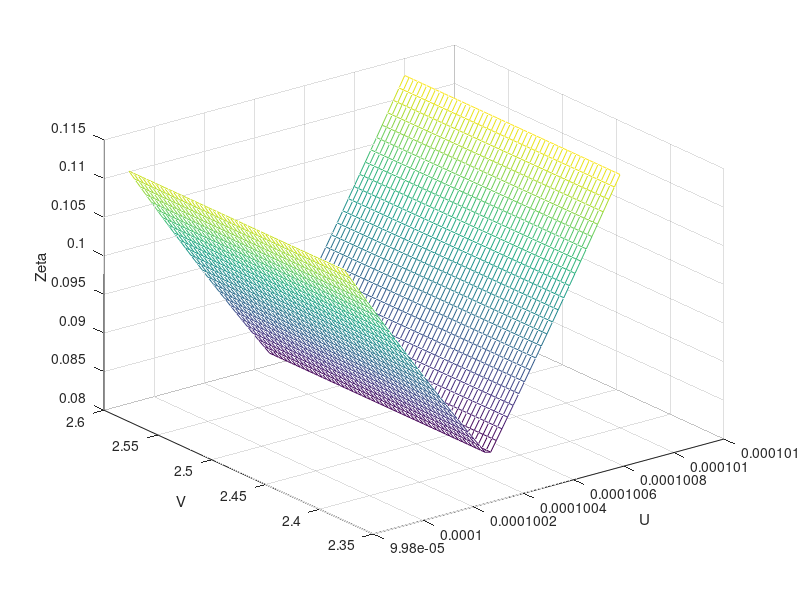

Reproduce this figure in MATLAB.
function extended_essay_mesh()  u = linspace (0.0000999, 0.000101, 50);  v = linspace (2.4, 2.6, 50);  z = zeros(numel(u), numel(v));    for i=1:numel(u)    for j=1:numel(v)      z(i, j) = zeta(u(i), v(j));    endfor  endfor    mesh(u, v, z);    xlabel "U";  ylabel "V";  zlabel "Zeta";endfunctionfunction retval = cycloid_x(t)  retval = pi * t - sin(pi * t);endfunctionfunction retval = cycloid_y(t)  retval = 1 - cos(pi * t);endfunction%function [x, y] = bezier(t, P0, P1, P2, P3)%  x = P0(0)(1-t)^3 + P1(0)(1-t)^2 * t + P2(0)(1-t) * t^2 + P3(0) * t^3;%  y = P0(1)(1-t)^3 + P1(1)(1-t)^2 * t + P2(1)(1-t) * t^2 + P3(1) * t^3;%endfunctionfunction retval = bezier(t, P0, P1, P2, P3)  retval = P0 .* (1-t).^3 + 3 .* P1 .* (1-t).^2 .* t + 3 .* P2 .* (1-t) .* t.^2 + P3 .* t.^3;endfunctionfunction retval = epsilon(t, P0, P1, P2, P3) % t is scalar value, and P0~P3 are 2D vector.  Bx = bezier(t, P0(1), P1(1), P2(1), P3(1));  By = bezier(t, P0(2), P1(2), P2(2), P3(2));    retval = sqrt((cycloid_x(t)-Bx).^2 + (cycloid_y(t)-By).^2);endfunctionfunction retval = zeta(u, v) % Using t interval of 0.001  t = 0:0.001:1;  retval = max(epsilon(t, [0, 0], [0, u], [pi - v, 2], [pi, 2]));endfunctionfunction [u, v, minZeta] = approximate(u_start, u_end, v_start, v_end, interval)  minZeta = inf;  u = 0;  v = 0;    for i = u_start:interval:u_end    for j = v_start:interval:v_end      curZeta = zeta(i, j);            if (curZeta < minZeta)        minZeta = curZeta;        u = i;        v = j;      endif    endfor  endforendfunction